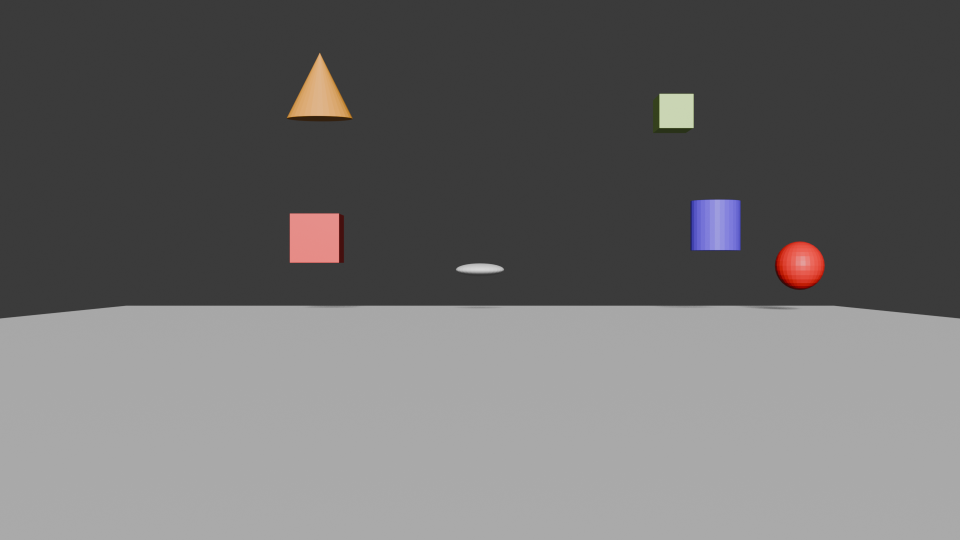
#> input picture render_x.png, 1920 x 1080 px (shown at 1/2 size)
$ python cv.py
#> lines starting #> are read from the running program, lines starting #| are printed output that depends on the picture; after the words box and inside, x2 and y2 are one past the last pixel; in counts of white or black regions, pixels touching at a corner belong together; long printed decimals are rounded
import cv2
import sys
import numpy as np
import math
import random


def main():

    # [6 lines of commented-out code are left out]

    z = 54*50  # distance in meters * focal length(mm)

    #radius = random.randint(5,20)
    img = cv2.imread("render_x.png")
#> img is the input picture: shape (1080, 1920, 3); mean B, G, R 107.5, 107.5, 108.6
    if img is None:
        return
    img = resize(img,1)
#| DIM  Resize: (1920, 1080)
    screen_h,screen_w,_ = img.shape
#> screen_h = 1080; screen_w = 1920
    print("Img resized",screen_w,screen_h)
#| Img resized 1920 1080

    backg = np.copy(img)
    #c_x = random.randint(0,screen_w-radius)
    #c_y = random.randint(0,screen_h-radius)

    #cv2.circle(img,(c_x,c_y),radius,(0,0,255),cv2.FILLED)

    if img is None:
        sys.exit()

    img = cv2.GaussianBlur(img, (17, 17), 0)
    b, g, r = cv2.split(img)
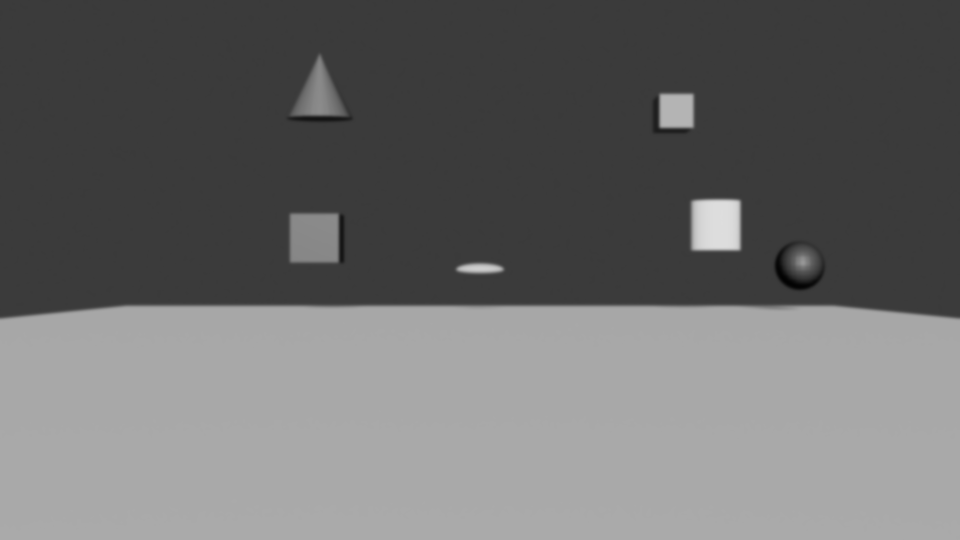
#> b: shape (1080, 1920) (shown at 1/2 size); min 2, max 222, mean 107.7
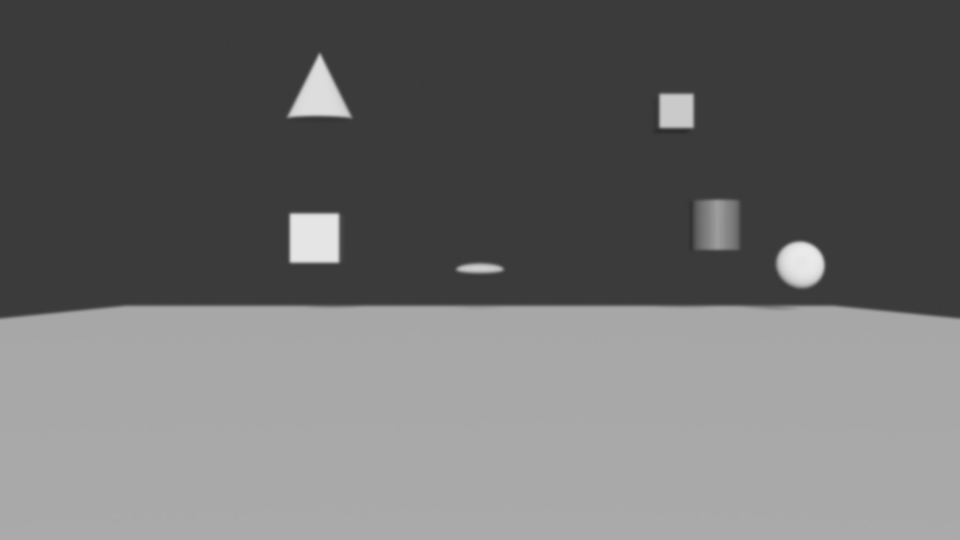
#> r: shape (1080, 1920) (shown at 1/2 size); min 45, max 234, mean 108.8
    _, r_thresh = cv2.threshold(r, 150, 255, cv2.THRESH_BINARY)
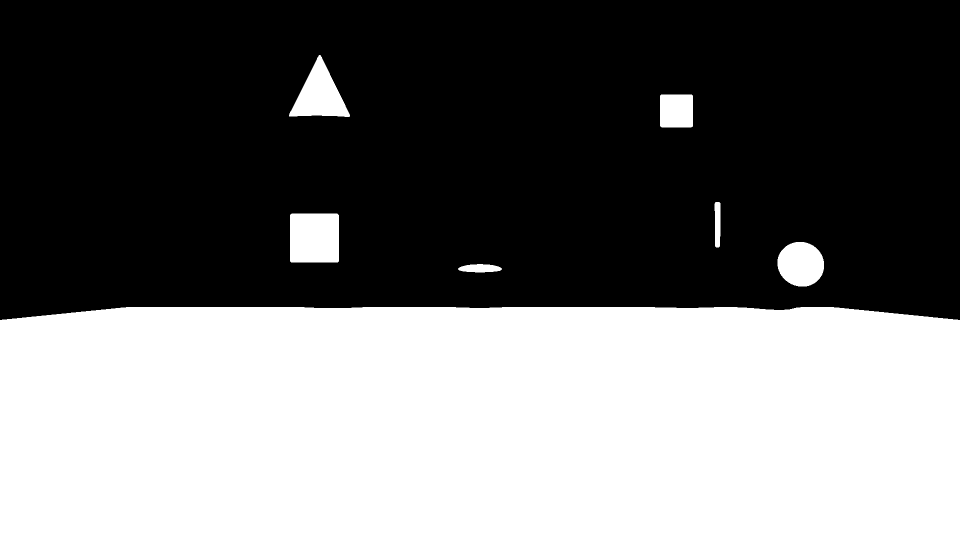
#> r_thresh: shape (1080, 1920) (shown at 1/2 size); 44.2% white; 7 white regions, largest, box (x1, y1, x2, y2) and area: (0, 614, 1920, 1080) 887156, (580, 427, 678, 525) 9587, (578, 110, 700, 234) 7791
    _, g_thresh = cv2.threshold(g, 100, 255, cv2.THRESH_BINARY)
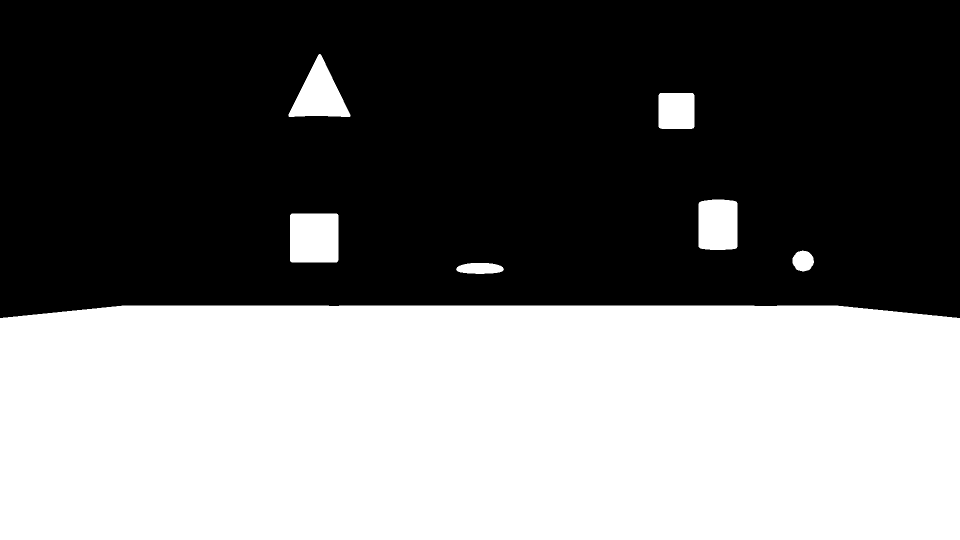
#> g_thresh: shape (1080, 1920) (shown at 1/2 size); 44.7% white; 7 white regions, largest, box (x1, y1, x2, y2) and area: (0, 611, 1920, 1080) 894190, (580, 427, 677, 525) 9483, (577, 108, 701, 234) 8181
    _, b_thresh = cv2.threshold(b, 100, 255, cv2.THRESH_BINARY)
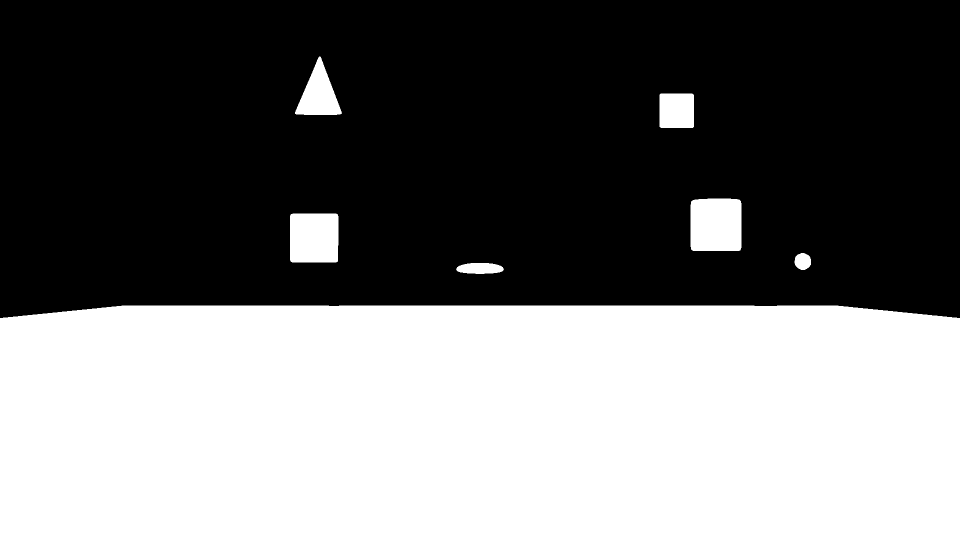
#> b_thresh: shape (1080, 1920) (shown at 1/2 size); 44.7% white; 7 white regions, largest, box (x1, y1, x2, y2) and area: (0, 611, 1920, 1080) 894190, (1381, 397, 1483, 502) 10568, (580, 427, 677, 525) 9442


    not_b = cv2.bitwise_not(b_thresh)
    not_g = cv2.bitwise_not(g_thresh)

    r_and_not_b = cv2.bitwise_and(r_thresh, not_b)
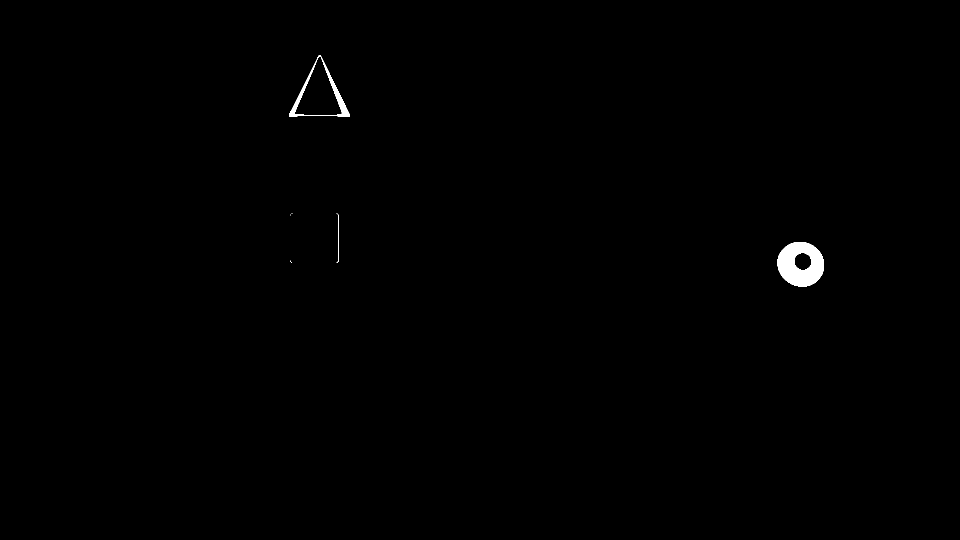
#> r_and_not_b: shape (1080, 1920) (shown at 1/2 size); 0.37% white; 7 white regions (4 under 20 px), largest, box (x1, y1, x2, y2) and area: (1555, 484, 1648, 573) 5682, (578, 110, 700, 234) 1928, (673, 427, 678, 525) 136
    r_and_not_g = cv2.bitwise_and(r_thresh, not_g)
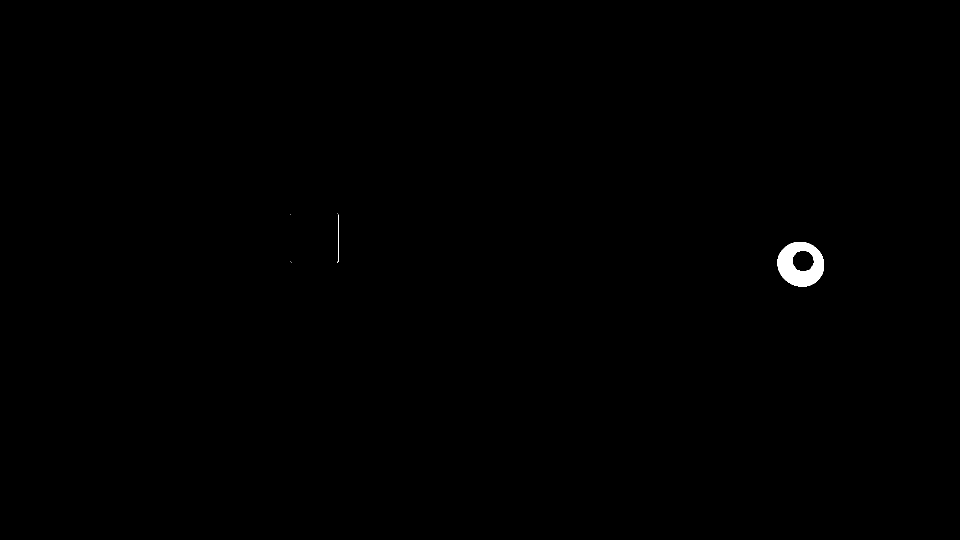
#> r_and_not_g: shape (1080, 1920) (shown at 1/2 size); 0.25% white; 6 white regions (4 under 20 px)

    only_red = cv2.bitwise_and(r_and_not_b, r_and_not_g)
    contours, _ = cv2.findContours(only_red, cv2.RETR_TREE, cv2.CHAIN_APPROX_SIMPLE)
#> contours = 7 contours, 5 with area under 20; largest, box (x1, y1, x2, y2) and area: (1555, 484, 1648, 573) 6437, (1584, 500, 1629, 544) 1444

    x,y,contour = get_coords(contours)
#| 7
#> in get_coords, `largest_contour = contours[-1]`: largest_contour = [[674, 427]]
#> the loop in get_coords, `for _, contour in enumerate(contours):` made 7 passes
#> (sides, area, greatest_area) on pass 3: (13, 6437, 6437)
#> (sides, area) on pass 4: (11, 1444)
#| 13
#| 11
#> after the loop in get_coords, `for _, contour in enumerate(contours):`: greatest_area = 6437; largest_contour = contour of 120 points, box (x1, y1, x2, y2) (1555, 484, 1648, 573), area 6437
#> in get_coords, `M = cv2.moments(largest_contour)`: M = moments, m00 6437, centre m10/m00, m01/m00 = (1601.3, 528)
#> in get_coords, `x = int(M["m10"] / M["m00"])`: x = 1601
#> in get_coords, `y = int(M["m01"] / M["m00"])`: y = 527
#> x = 1601; y = 527; contour has the same summary as largest_contour in get_coords
    if contour is not None:
        cv2.drawContours(img,[contour],0,(0,255,0),2)
    print("Contour x,y:",x,y)
#| Contour x,y: 1601 527


    delta_x = (screen_w//2)-x
#> delta_x = -641
    delta_y = (screen_h//2)-y
#> delta_y = 13

    angle_rads = math.atan((delta_x/z))
#> angle_rads = -0.233
    angle_degs = angle_rads*(180/math.pi)
#> angle_degs = -13.36
    new_x = x+delta_x
#> new_x = 960
    new_y = y+delta_y
#> new_y = 540

    radius = cv2.arcLength(contour,True)/(2*math.pi)
#> radius = 47.6
    print("Radius:",radius)
#| Radius: 47.600

    cv2.circle(backg,(new_x,new_y),int(radius),(0,0,255),cv2.FILLED)

    cv2.imshow("Img", img)
    cv2.imshow("r_and_nb_ng", only_red)
    cv2.imshow("back", backg)

    print("Angle:",angle_degs)
#| Angle: -13.355
    print("Dx,dy:",delta_x,delta_y)
#| Dx,dy: -641 13

    cv2.waitKey(0)

def get_coords(contours):
    print(len(contours))
    if len(contours) <= 0:
        return -1,-1,None
    greatest_area = 0
    largest_contour = contours[-1]
    x, y = 0, 0
    for _, contour in enumerate(contours):
        approx = cv2.approxPolyDP(contour, 0.01 * cv2.arcLength(contour, True), True)

        # Detect shape
        sides = len(approx)
        if sides > 10:
            print(sides)
            area = cv2.contourArea(contour)
            if area > greatest_area:
                greatest_area = area
                largest_contour = contour


    M = cv2.moments(largest_contour)
    if M["m00"] != 0:
        x = int(M["m10"] / M["m00"])
        y = int(M["m01"] / M["m00"])

    return x,y,largest_contour

def resize(frame, scale=0.75):
    w = int(frame.shape[1] * scale)
    h = int(frame.shape[0] * scale)
    dim = (w,h)
    print("DIM  Resize:",dim)

    return cv2.resize(frame,dim,interpolation=cv2.INTER_AREA)
if __name__ == "__main__":
    main()
